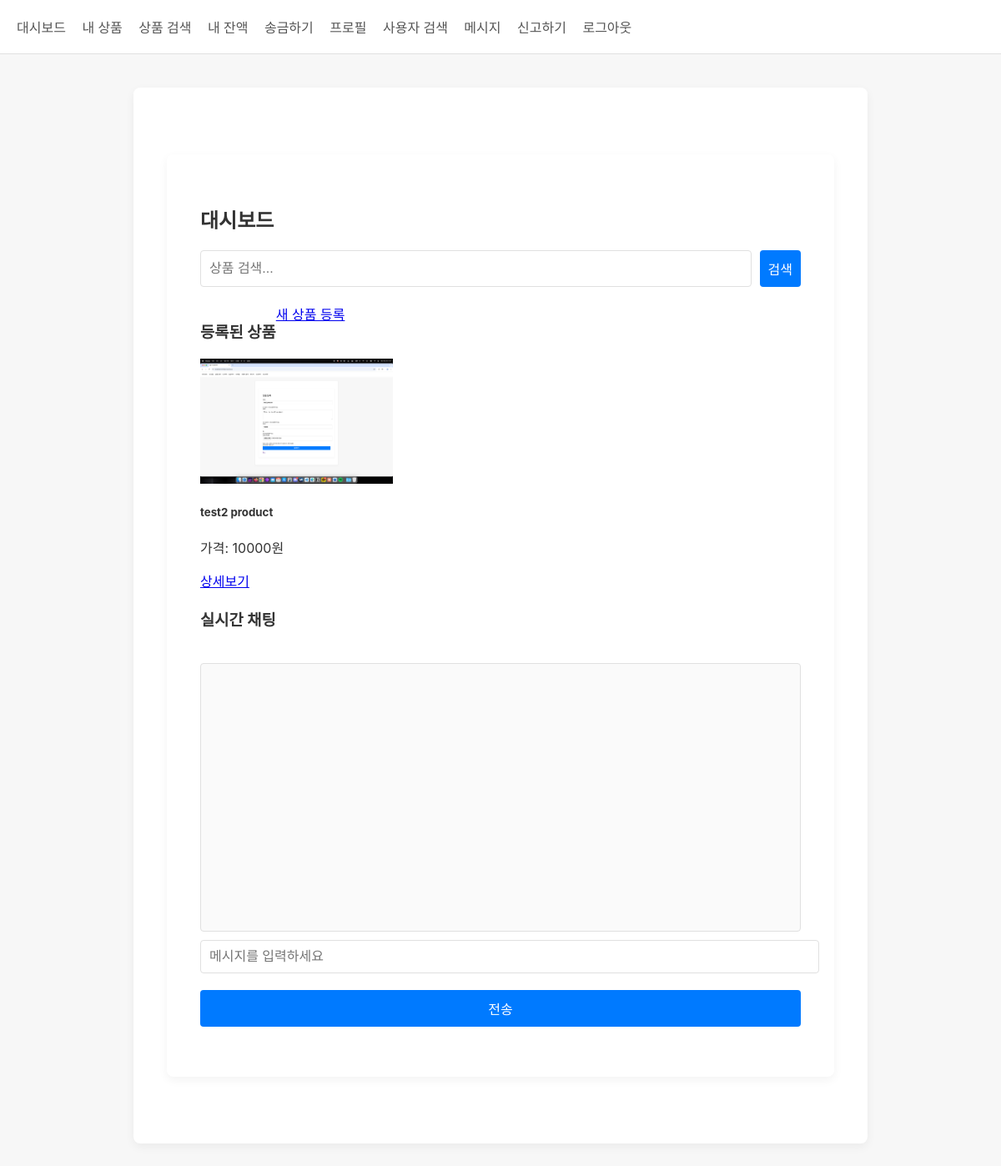
Page /dashboard (signed in) on the committed database.
### tables this page shows
CREATE TABLE product (
                id TEXT PRIMARY KEY,
                title TEXT NOT NULL,
                description TEXT NOT NULL,
                price TEXT NOT NULL,
                seller_id TEXT NOT NULL,
                status TEXT DEFAULT 'active',
                report_count INTEGER DEFAULT 0,
                created_at TIMESTAMP DEFAULT CURRENT_TIMESTAMP
            , image_path TEXT);

### app.py (the view)
@app.route('/dashboard')
@login_required
def dashboard():
    db = get_db()
    cursor = db.cursor()
    cursor.execute("SELECT * FROM user WHERE id = ?", (session['user_id'],))
    current_user = cursor.fetchone()
    cursor.execute("""
        SELECT p.*
        FROM product p
        JOIN user u ON p.seller_id = u.id
        WHERE p.status != 'blocked' AND u.status != 'dormant'
    """)
    all_products = cursor.fetchall()
    cursor.execute(
        "SELECT COUNT(*) as count FROM private_message WHERE receiver_id = ? AND is_read = 0",
        (session['user_id'],)
    )
    unread_count = cursor.fetchone()['count']
    return render_template('dashboard.html', products=all_products, user=current_user, unread_count=unread_count)

### app.py (called while the page is built)
def login_required(f):
    @wraps(f)
    def decorated_function(*args, **kwargs):
        if 'user_id' not in session:
            flash('로그인이 필요합니다.')
            return redirect(url_for('login'))
        return f(*args, **kwargs)
    return decorated_function

def get_db():
    db = getattr(g, '_database', None)
    if db is None:
        db = g._database = sqlite3.connect(DATABASE)
        db.row_factory = sqlite3.Row  # 결과를 dict처럼 사용하기 위함
    return db

@app.teardown_appcontext
def close_connection(exception):
    db = getattr(g, '_database', None)
    if db is not None:
        db.close()

@app.after_request
def add_security_headers(response):
    response.headers['Content-Security-Policy'] = "default-src 'self'; script-src 'self' 'unsafe-inline' https://cdnjs.cloudflare.com; style-src 'self' 'unsafe-inline'; img-src 'self' data:;"
    response.headers['X-Frame-Options'] = 'SAMEORIGIN'
    response.headers['X-XSS-Protection'] = '1; mode=block'
    return response

### templates/dashboard.html (shortened to what this page needs)
{% extends "base.html" %}
{% block content %}
<div class="container mt-5">
  <h2>대시보드</h2>
  <div class="search-bar mb-4">
    <form method="GET" action="{{ url_for('search_product') }}" class="d-flex">
      <input type="text" name="query" class="form-control" placeholder="상품 검색..." style="flex: 1; margin-right: 10px;">
      <button type="submit" class="btn btn-primary" style="width: auto;">검색</button>
    </form>
  </div>
  <div class="mb-4">
    <div class="d-flex justify-content-between align-items-center">
      <h3>등록된 상품</h3>
      <a href="{{ url_for('new_product') }}" class="btn btn-primary">새 상품 등록</a>
    </div>
  </div>
  <div class="product-grid mb-5">
    <div class="row">
      {% for product in products %}
        <div class="col-md-4 col-sm-6 mb-4">
          <div class="card h-100 product-card">
            <div class="card-img-top text-center pt-3">
              {% if product.image_path %}
                <a href="{{ url_for('view_product', product_id=product.id) }}">
                  <img src="{{ url_for('uploaded_file', filename=product.image_path.split('/')[-1]) }}"
                       alt="{{ product.title }}" class="product-thumbnail">
                </a>
              {% else %}
                <a href="{{ url_for('view_product', product_id=product.id) }}">
                  <div class="no-image-placeholder">
                    <i class="no-image-icon">🖼️</i>
                  </div>
                </a>
              {% endif %}
            </div>
            <div class="card-body">
              <h5 class="card-title">
                <a href="{{ url_for('view_product', product_id=product.id) }}" class="product-title">
                  {{ product.title }}
                </a>
              </h5>
              <p class="card-text">가격: {{ product.price }}원</p>
            </div>
            <div class="card-footer">
              <div class="d-flex justify-content-between">
                <a href="{{ url_for('view_product', product_id=product.id) }}" class="btn btn-sm btn-outline-primary">상세보기</a>
              </div>
            </div>
          </div>
        </div>
      {% else %}
        <div class="col-12">
          <div class="alert alert-info">등록된 상품이 없습니다.</div>
        </div>
      {% endfor %}
    </div>
  </div>
  <h3>실시간 채팅</h3>
  <div id="chat" class="card mb-4">
    <div id="messages" class="card-body" style="height: 300px; overflow-y: auto;"></div>
    <div class="card-footer">
      <div class="input-group">
        <input id="chat_input" type="text" class="form-control" placeholder="메시지를 입력하세요">
        <div class="input-group-append">
          <button onclick="sendMessage()" id="send_button" class="btn btn-primary">전송</button>
        </div>
      </div>
    </div>
  </div>
</div>
{% endblock %}

### templates/base.html (style rules this page uses)
body { background-color: #F7F7F7; font-family: -apple-system, BlinkMacSystemFont, "Segoe UI", Roboto, Helvetica, Arial, sans-serif; margin: 0; padding: 0; color: #333; }
.container { max-width: 800px; margin: 40px auto; background-color: #fff; padding: 40px; box-shadow: 0 4px 12px rgba(0, 0, 0, 0.05); border-radius: 8px; }
h1, h2, h3 { font-weight: 600; margin-bottom: 20px; }
input, textarea, button { width: 100%; padding: 10px; margin-bottom: 20px; border: 1px solid #e0e0e0; border-radius: 4px; font-size: 16px; }
button { background-color: #007AFF; color: #fff; border: none; cursor: pointer; transition: background-color 0.2s; }
#chat { margin-top: 40px; }
#messages { height: 200px; overflow-y: auto; border: 1px solid #e0e0e0; padding: 10px; border-radius: 4px; margin-bottom: 10px; background-color: #fafafa; }

### templates/dashboard.html (style rules this page uses)
.product-grid { margin-bottom: 20px; }
.product-card { transition: all 0.3s ease; }
.product-thumbnail { max-height: 150px; width: auto; max-width: 100%; object-fit: contain; }
.product-title { color: #333; text-decoration: none; }
.search-bar { margin-top: 20px; }
.d-flex { display: flex; }

### rows in the picture
product: image_path (picture), title "test2 product", price "10000"
